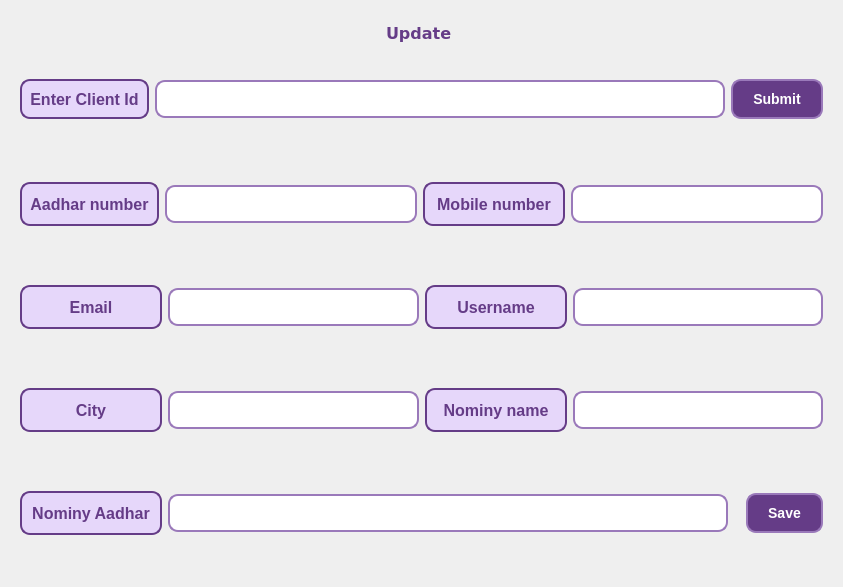
<?xml version="1.0" encoding="UTF-8"?>
<ui version="4.0">
 <class>Frame</class>
 <widget class="QFrame" name="Frame">
  <property name="geometry">
   <rect>
    <x>0</x>
    <y>0</y>
    <width>843</width>
    <height>587</height>
   </rect>
  </property>
  <property name="windowTitle">
   <string>Frame</string>
  </property>
  <property name="styleSheet">
   <string notr="true">QFrame{
 border:none;
}</string>
  </property>
  <layout class="QVBoxLayout" name="verticalLayout">
   <property name="topMargin">
    <number>0</number>
   </property>
   <property name="bottomMargin">
    <number>0</number>
   </property>
   <item>
    <widget class="QFrame" name="frame">
     <property name="styleSheet">
      <string notr="true">QFrame:addmember{
border:none;
}
QLabel {

    background-color: #E6D7FA;
    color: #653C87;
    font-family: 'Segoe UI', sans-serif;
    font-size: 16px;
    font-weight: 600;
    padding: 8px;
    border: 2px solid #653C87;
    border-radius: 10px;
    transition: background-color 0.3s ease, border-color 0.3s ease;
}

QLabel:hover {
    background-color: #D4C2EF;  /* Slightly darker background on hover */
    border-color: #553075;  /* Darker border on hover */
}

QLineEdit {
    border: 2px solid #9A79BA;
    border-radius: 10px;
    padding: 8px;
    font-family: 'Segoe UI', sans-serif;
    font-size: 14px;
    color: #653C87;
    background-color: #FFFFFF;
    transition: background-color 0.3s ease, border-color 0.3s ease;
}

QLineEdit:hover {
    background-color: #F5F0FA;  /* Slightly lighter background on hover */
}

QLineEdit:focus {
    border: 2px solid #653C87;  /* Darker border on focus */
    background-color: #F5F5F5;  /* Slightly lighter background on focus */
}
</string>
     </property>
     <property name="frameShape">
      <enum>QFrame::StyledPanel</enum>
     </property>
     <property name="frameShadow">
      <enum>QFrame::Raised</enum>
     </property>
     <layout class="QVBoxLayout" name="verticalLayout_2">
      <property name="spacing">
       <number>0</number>
      </property>
      <property name="leftMargin">
       <number>0</number>
      </property>
      <property name="topMargin">
       <number>0</number>
      </property>
      <property name="rightMargin">
       <number>0</number>
      </property>
      <property name="bottomMargin">
       <number>0</number>
      </property>
      <item>
       <widget class="QFrame" name="frame_2">
        <property name="maximumSize">
         <size>
          <width>16777215</width>
          <height>132</height>
         </size>
        </property>
        <property name="frameShape">
         <enum>QFrame::StyledPanel</enum>
        </property>
        <property name="frameShadow">
         <enum>QFrame::Raised</enum>
        </property>
        <layout class="QVBoxLayout" name="verticalLayout_3">
         <property name="spacing">
          <number>0</number>
         </property>
         <property name="leftMargin">
          <number>0</number>
         </property>
         <property name="topMargin">
          <number>0</number>
         </property>
         <property name="rightMargin">
          <number>0</number>
         </property>
         <property name="bottomMargin">
          <number>0</number>
         </property>
         <item>
          <widget class="QFrame" name="frame_4">
           <property name="frameShape">
            <enum>QFrame::StyledPanel</enum>
           </property>
           <property name="frameShadow">
            <enum>QFrame::Raised</enum>
           </property>
           <layout class="QVBoxLayout" name="verticalLayout_4">
            <property name="topMargin">
             <number>0</number>
            </property>
            <property name="bottomMargin">
             <number>0</number>
            </property>
            <item alignment="Qt::AlignHCenter">
             <widget class="QLabel" name="label_4">
              <property name="maximumSize">
               <size>
                <width>16777215</width>
                <height>58</height>
               </size>
              </property>
              <property name="font">
               <font>
                <family>Verdana</family>
                <pointsize>20</pointsize>
                <italic>false</italic>
                <bold>true</bold>
               </font>
              </property>
              <property name="styleSheet">
               <string notr="true">border:none;
background:none;
font: 700 20pt &quot;Verdana&quot;;</string>
              </property>
              <property name="text">
               <string>Update </string>
              </property>
             </widget>
            </item>
           </layout>
          </widget>
         </item>
         <item>
          <widget class="QFrame" name="frame_5">
           <property name="frameShape">
            <enum>QFrame::StyledPanel</enum>
           </property>
           <property name="frameShadow">
            <enum>QFrame::Raised</enum>
           </property>
           <layout class="QGridLayout" name="gridLayout">
            <property name="topMargin">
             <number>0</number>
            </property>
            <property name="bottomMargin">
             <number>0</number>
            </property>
            <item row="0" column="0">
             <widget class="QLabel" name="label_5">
              <property name="maximumSize">
               <size>
                <width>16777215</width>
                <height>16777215</height>
               </size>
              </property>
              <property name="text">
               <string>Enter Client Id</string>
              </property>
              <property name="alignment">
               <set>Qt::AlignCenter</set>
              </property>
             </widget>
            </item>
            <item row="0" column="1">
             <widget class="QLineEdit" name="lineEdit_3"/>
            </item>
            <item row="0" column="2">
             <widget class="QPushButton" name="pushButton_2">
              <property name="maximumSize">
               <size>
                <width>142</width>
                <height>16777215</height>
               </size>
              </property>
              <property name="styleSheet">
               <string notr="true">QPushButton {
    background-color: #653C87; /* Dark purple background */
    color: #FFFFFF; /* White text */
    font-family: 'Segoe UI', sans-serif; /* Font family */
    font-size: 14px; /* Font size */
    font-weight: bold; /* Bold text */
    padding: 10px 20px; /* Padding */
    border: 2px solid #9A79BA; /* Light purple border */
    border-radius: 10px; /* Rounded corners */
    transition: background-color 0.3s ease, border-color 0.3s ease; /* Smooth transition */
}

QPushButton:hover {
    background-color: #9A79BA; /* Light purple background on hover */
    border-color: #653C87; /* Dark purple border on hover */
}

QPushButton:pressed {
    background-color: #E6D7FA; /* Lightest purple background on press */
    border-color: #553075; /* Darker purple border on press */
}
</string>
              </property>
              <property name="text">
               <string>Submit</string>
              </property>
             </widget>
            </item>
           </layout>
          </widget>
         </item>
        </layout>
       </widget>
      </item>
      <item>
       <widget class="QFrame" name="frame_3">
        <property name="frameShape">
         <enum>QFrame::StyledPanel</enum>
        </property>
        <property name="frameShadow">
         <enum>QFrame::Raised</enum>
        </property>
        <layout class="QVBoxLayout" name="verticalLayout_5">
         <property name="spacing">
          <number>0</number>
         </property>
         <property name="leftMargin">
          <number>0</number>
         </property>
         <property name="topMargin">
          <number>0</number>
         </property>
         <property name="rightMargin">
          <number>0</number>
         </property>
         <property name="bottomMargin">
          <number>0</number>
         </property>
         <item>
          <widget class="QFrame" name="frame_8">
           <property name="maximumSize">
            <size>
             <width>16777215</width>
             <height>62</height>
            </size>
           </property>
           <property name="styleSheet">
            <string notr="true">QLabel {

    background-color: #E6D7FA;
    color: #653C87;
    font-family: 'Segoe UI', sans-serif;
    font-size: 16px;
    font-weight: 600;
    padding: 8px;
    border: 2px solid #653C87;
    border-radius: 10px;
    transition: background-color 0.3s ease, border-color 0.3s ease;
}

QLabel:hover {
    background-color: #D4C2EF;  /* Slightly darker background on hover */
    border-color: #553075;  /* Darker border on hover */
}

QLineEdit {
    border: 2px solid #9A79BA;
    border-radius: 10px;
    padding: 8px;
    font-family: 'Segoe UI', sans-serif;
    font-size: 14px;
    color: #653C87;
    background-color: #FFFFFF;
    transition: background-color 0.3s ease, border-color 0.3s ease;
}

QLineEdit:hover {
    background-color: #F5F0FA;  /* Slightly lighter background on hover */
}

QLineEdit:focus {
    border: 2px solid #653C87;  /* Darker border on focus */
    background-color: #F5F5F5;  /* Slightly lighter background on focus */
}
</string>
           </property>
           <property name="frameShape">
            <enum>QFrame::StyledPanel</enum>
           </property>
           <property name="frameShadow">
            <enum>QFrame::Raised</enum>
           </property>
           <layout class="QHBoxLayout" name="horizontalLayout_4">
            <item>
             <widget class="QLabel" name="label_6">
              <property name="maximumSize">
               <size>
                <width>16777215</width>
                <height>16777215</height>
               </size>
              </property>
              <property name="text">
               <string>Aadhar number</string>
              </property>
              <property name="alignment">
               <set>Qt::AlignCenter</set>
              </property>
             </widget>
            </item>
            <item>
             <widget class="QLineEdit" name="lineEdit_4">
              <property name="styleSheet">
               <string notr="true"/>
              </property>
             </widget>
            </item>
            <item>
             <widget class="QLabel" name="label_7">
              <property name="minimumSize">
               <size>
                <width>142</width>
                <height>0</height>
               </size>
              </property>
              <property name="text">
               <string>Mobile number</string>
              </property>
              <property name="alignment">
               <set>Qt::AlignCenter</set>
              </property>
             </widget>
            </item>
            <item>
             <widget class="QLineEdit" name="lineEdit_5"/>
            </item>
           </layout>
          </widget>
         </item>
         <item>
          <widget class="QFrame" name="frame_9">
           <property name="maximumSize">
            <size>
             <width>16777215</width>
             <height>62</height>
            </size>
           </property>
           <property name="frameShape">
            <enum>QFrame::StyledPanel</enum>
           </property>
           <property name="frameShadow">
            <enum>QFrame::Raised</enum>
           </property>
           <layout class="QHBoxLayout" name="horizontalLayout_9">
            <item>
             <widget class="QLabel" name="label_14">
              <property name="minimumSize">
               <size>
                <width>142</width>
                <height>0</height>
               </size>
              </property>
              <property name="maximumSize">
               <size>
                <width>16777215</width>
                <height>16777215</height>
               </size>
              </property>
              <property name="text">
               <string>Email</string>
              </property>
              <property name="alignment">
               <set>Qt::AlignCenter</set>
              </property>
             </widget>
            </item>
            <item>
             <widget class="QLineEdit" name="lineEdit_11"/>
            </item>
            <item>
             <widget class="QLabel" name="label_15">
              <property name="minimumSize">
               <size>
                <width>142</width>
                <height>0</height>
               </size>
              </property>
              <property name="text">
               <string>Username</string>
              </property>
              <property name="alignment">
               <set>Qt::AlignCenter</set>
              </property>
             </widget>
            </item>
            <item>
             <widget class="QLineEdit" name="lineEdit_12"/>
            </item>
           </layout>
          </widget>
         </item>
         <item>
          <widget class="QFrame" name="frame_10">
           <property name="maximumSize">
            <size>
             <width>16777215</width>
             <height>62</height>
            </size>
           </property>
           <property name="frameShape">
            <enum>QFrame::StyledPanel</enum>
           </property>
           <property name="frameShadow">
            <enum>QFrame::Raised</enum>
           </property>
           <layout class="QHBoxLayout" name="horizontalLayout">
            <property name="spacing">
             <number>6</number>
            </property>
            <item>
             <widget class="QLabel" name="label_16">
              <property name="minimumSize">
               <size>
                <width>142</width>
                <height>0</height>
               </size>
              </property>
              <property name="maximumSize">
               <size>
                <width>16777215</width>
                <height>16777215</height>
               </size>
              </property>
              <property name="text">
               <string>City</string>
              </property>
              <property name="alignment">
               <set>Qt::AlignCenter</set>
              </property>
             </widget>
            </item>
            <item>
             <widget class="QLineEdit" name="lineEdit_13"/>
            </item>
            <item>
             <widget class="QLabel" name="label_18">
              <property name="minimumSize">
               <size>
                <width>142</width>
                <height>0</height>
               </size>
              </property>
              <property name="maximumSize">
               <size>
                <width>16777215</width>
                <height>16777215</height>
               </size>
              </property>
              <property name="text">
               <string>Nominy name</string>
              </property>
              <property name="alignment">
               <set>Qt::AlignCenter</set>
              </property>
             </widget>
            </item>
            <item>
             <widget class="QLineEdit" name="lineEdit_15"/>
            </item>
           </layout>
          </widget>
         </item>
         <item>
          <widget class="QFrame" name="frame_111">
           <property name="maximumSize">
            <size>
             <width>16777215</width>
             <height>62</height>
            </size>
           </property>
           <property name="styleSheet">
            <string notr="true">#frame_111
{
border:none;
}</string>
           </property>
           <property name="frameShape">
            <enum>QFrame::StyledPanel</enum>
           </property>
           <property name="frameShadow">
            <enum>QFrame::Raised</enum>
           </property>
           <layout class="QHBoxLayout" name="horizontalLayout_2">
            <property name="spacing">
             <number>0</number>
            </property>
            <property name="leftMargin">
             <number>0</number>
            </property>
            <property name="topMargin">
             <number>0</number>
            </property>
            <property name="rightMargin">
             <number>0</number>
            </property>
            <property name="bottomMargin">
             <number>0</number>
            </property>
            <item>
             <widget class="QFrame" name="frame_66">
              <property name="frameShape">
               <enum>QFrame::StyledPanel</enum>
              </property>
              <property name="frameShadow">
               <enum>QFrame::Raised</enum>
              </property>
              <layout class="QHBoxLayout" name="horizontalLayout_5">
               <item>
                <widget class="QLabel" name="label_19">
                 <property name="minimumSize">
                  <size>
                   <width>142</width>
                   <height>0</height>
                  </size>
                 </property>
                 <property name="text">
                  <string>Nominy Aadhar</string>
                 </property>
                 <property name="alignment">
                  <set>Qt::AlignCenter</set>
                 </property>
                </widget>
               </item>
               <item>
                <widget class="QLineEdit" name="lineEdit_16"/>
               </item>
              </layout>
             </widget>
            </item>
            <item>
             <widget class="QFrame" name="frame_7">
              <property name="frameShape">
               <enum>QFrame::StyledPanel</enum>
              </property>
              <property name="frameShadow">
               <enum>QFrame::Raised</enum>
              </property>
              <layout class="QHBoxLayout" name="horizontalLayout_3">
               <item>
                <widget class="QPushButton" name="pushButton_3">
                 <property name="maximumSize">
                  <size>
                   <width>142</width>
                   <height>16777215</height>
                  </size>
                 </property>
                 <property name="styleSheet">
                  <string notr="true">QPushButton {
    background-color: #653C87; /* Dark purple background */
    color: #FFFFFF; /* White text */
    font-family: 'Segoe UI', sans-serif; /* Font family */
    font-size: 14px; /* Font size */
    font-weight: bold; /* Bold text */
    padding: 10px 20px; /* Padding */
    border: 2px solid #9A79BA; /* Light purple border */
    border-radius: 10px; /* Rounded corners */
    transition: background-color 0.3s ease, border-color 0.3s ease; /* Smooth transition */
}

QPushButton:hover {
    background-color: #9A79BA; /* Light purple background on hover */
    border-color: #653C87; /* Dark purple border on hover */
}

QPushButton:pressed {
    background-color: #E6D7FA; /* Lightest purple background on press */
    border-color: #553075; /* Darker purple border on press */
}
</string>
                 </property>
                 <property name="text">
                  <string>Save</string>
                 </property>
                </widget>
               </item>
              </layout>
             </widget>
            </item>
           </layout>
          </widget>
         </item>
        </layout>
       </widget>
      </item>
     </layout>
    </widget>
   </item>
  </layout>
 </widget>
 <resources/>
 <connections/>
</ui>
